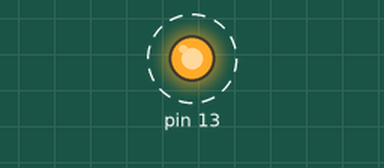
This sketch was run on a simulated Arduino Uno, built with avr-gcc and run on an emulated ATmega328P. Shown: output pins drawn as LEDs (lit = HIGH). Dashed ring = blinking.

Above: at 0.2 s.
Timing chart, 0 to 3.0 s (numbered marks = the images above):
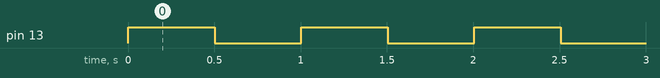

The sketch:

ArduinoLineFollower.ino
```cpp
#include "LED.h"

LED led(13);

void setup() {
  Serial.begin(9600);
  led.turnOn();
  led.setBlink(500);
}

void loop() {
  led.update();
}
```

LED.cpp
```cpp
#include "LED.h"
#include <Arduino.h>

LED::LED(int LEDPin) {
  pin = LEDPin;
  delayTime = -1;
  startTime = millis();
  pinMode(pin, OUTPUT);
}

void LED::update() {
  if (delayTime != -1 && millis() - startTime > delayTime) {
    status = !status;
    setStatus(status);
    startTime = millis();
  }
}

void LED::setStatus(bool _status) {
  status = _status;
  digitalWrite(pin, status ? HIGH : LOW);
}

void LED::turnOn() {
  setStatus(true);
}

void LED::turnOff() {
  setStatus(false);
}

void LED::setBlink(int _delayTime) {
  delayTime = _delayTime;
}
```

LED.h
```cpp
#ifndef LED_H
#define LED_H

class LED {
private:
  int pin;
  bool status = false;
  int delayTime;
  unsigned long startTime;

public:
  LED(int LEDPin);

  void update();
  void setStatus(bool _status);
  void turnOn();
  void turnOff();
  void setBlink(int _delayTime);
};

#endif
```

Measured:
- by itself, pin 13: alternates HIGH for 0.50 s and LOW for 0.50 s
